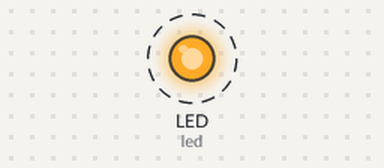
A program run on a simulated CircuitPython board. Parts: output pins drawn as LEDs (lit = HIGH). Dashed ring = blinking. What the program prints to the serial console is not drawn.

Above: at 0.2 s.
Timing chart, 0 to 3.0 s (numbered marks = the images above):
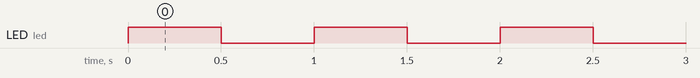

Measured:
- by itself, LED (led): alternates HIGH for 0.50 s and LOW for 0.50 s

The program:

blink_onboardLED.py
```python
'''
ESC204 2022W Widget Lab 1, Part 10
Task: Blink the Pico's onboard LED.
'''
# Import libraries needed for blinking the LED
import board
import digitalio
import time

# Configure the internal GPIO connected to the LED as a digital output
led = digitalio.DigitalInOut(board.LED)
led.direction = digitalio.Direction.OUTPUT

# Print a message on the serial console
print('Hello! My LED is blinking now.')

# Loop so the code runs continuously
while True:
    led.value = True    # Turn on the LED
    time.sleep(0.5)     # wait 0.5 seconds
    led.value = False   # Turn off the LED
    time.sleep(0.5)     # wait 0.5 seconds
```
